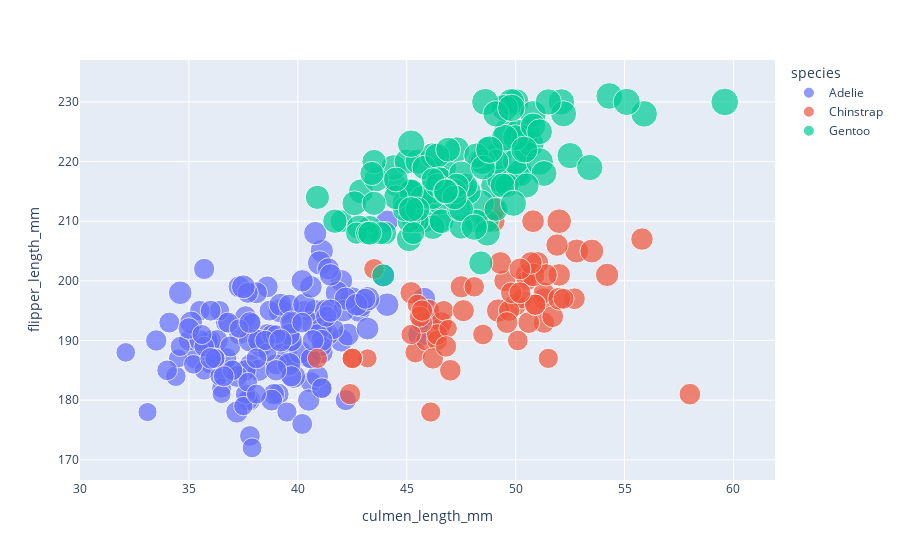

Notebook code cell kept with this figure:
### Markdown cell above
**Analaysis**

The figure simultaneously depicts information on four features: Culmen length's relationship with species on the x-axis, Culmen depth's correlation with species on the y-axis, bubble sizes corresponding to relative body mass, and hover-over details providing Flipper Length.

Upon hovering over multiple bubbles within species clusters, it becomes evident that, on average, Adelie Penguin and Chinstrap Penguin exhibit similar flipper lengths, while Gentoo Penguin surpasses the former two. Despite varying bubble sizes indicating different body masses, the overall body mass of each penguin appears relatively consistent, with some individuals deviating from the average.

### Code cell
# Culmen Length vs depth for each species
fig = px.scatter(
    df,
    x='culmen_length_mm',
    y='flipper_length_mm',
    color = 'species',
    size='body_mass_g',
    hover_data=['culmen_depth_mm']
)
fig.show()

### Figure 1 — Plotly figure (JSON) as saved in the notebook; plotly's stock layout.template omitted (floating-point values rounded to 4 significant figures; data arrays with more than 128 entries replaced by an {"elided": "..."} marker saying what was removed)
{"data": [{"customdata": {"elided": "152x1 float values"}, "hovertemplate": "species=Adelie<br>culmen_length_mm=%{x}<br>flipper_length_mm=%{y}<br>body_mass_g=%{marker.size}<br>culmen_depth_mm=%{customdata[0]}<extra></extra>", "legendgroup": "Adelie", "marker": {"color": "#636efa", "size": {"elided": "152 float values"}, "sizemode": "area", "sizeref": 15.75, "symbol": "circle"}, "mode": "markers", "name": "Adelie", "orientation": "v", "showlegend": true, "type": "scatter", "x": {"elided": "152 float values"}, "xaxis": "x", "y": {"elided": "152 float values"}, "yaxis": "y"}, {"customdata": [[17.9], [19.5], [19.2], [18.7], [19.8], [17.8], [18.2], [18.2], [18.9], [19.9], [17.8], [20.3], [17.3], [18.1], [17.1], [19.6], [20], [17.8], [18.6], [18.2], [17.3], [17.5], [16.6], [19.4], [17.9], [19], [18.4], [19], [17.8], [20], [16.6], [20.8], [16.7], [18.8], [18.6], [16.8], [18.3], [20.7], [16.6], [19.9], [19.5], [17.5], [19.1], [17], [17.9], [18.5], [17.9], [19.6], [18.7], [17.3], [16.4], [19], [17.3], [19.7], [17.3], [18.8], [16.6], [19.9], [18.8], [19.4], [19.5], [16.5], [17], [19.8], [18.1], [18.2], [19], [18.7]], "hovertemplate": "species=Chinstrap<br>culmen_length_mm=%{x}<br>flipper_length_mm=%{y}<br>body_mass_g=%{marker.size}<br>culmen_depth_mm=%{customdata[0]}<extra></extra>", "legendgroup": "Chinstrap", "marker": {"color": "#EF553B", "size": [3500, 3900, 3650, 3525, 3725, 3950, 3250, 3750, 4150, 3700, 3800, 3775, 3700, 4050, 3575, 4050, 3300, 3700, 3450, 4400, 3600, 3400, 2900, 3800, 3300, 4150, 3400, 3800, 3700, 4550, 3200, 4300, 3350, 4100, 3600, 3900, 3850, 4800, 2700, 4500, 3950, 3650, 3550, 3500, 3675, 4450, 3400, 4300, 3250, 3675, 3325, 3950, 3600, 4050, 3350, 3450, 3250, 4050, 3800, 3525, 3950, 3650, 3650, 4000, 3400, 3775, 4100, 3775], "sizemode": "area", "sizeref": 15.75, "symbol": "circle"}, "mode": "markers", "name": "Chinstrap", "orientation": "v", "showlegend": true, "type": "scatter", "x": [46.5, 50, 51.3, 45.4, 52.7, 45.2, 46.1, 51.3, 46, 51.3, 46.6, 51.7, 47, 52, 45.9, 50.5, 50.3, 58, 46.4, 49.2, 42.4, 48.5, 43.2, 50.6, 46.7, 52, 50.5, 49.5, 46.4, 52.8, 40.9, 54.2, 42.5, 51, 49.7, 47.5, 47.6, 52, 46.9, 53.5, 49, 46.2, 50.9, 45.5, 50.9, 50.8, 50.1, 49, 51.5, 49.8, 48.1, 51.4, 45.7, 50.7, 42.5, 52.2, 45.2, 49.3, 50.2, 45.6, 51.9, 46.8, 45.7, 55.8, 43.5, 49.6, 50.8, 50.2], "xaxis": "x", "y": [192, 196, 193, 188, 197, 198, 178, 197, 195, 198, 193, 194, 185, 201, 190, 201, 197, 181, 190, 195, 181, 191, 187, 193, 195, 197, 200, 200, 191, 205, 187, 201, 187, 203, 195, 199, 195, 210, 192, 205, 210, 187, 196, 196, 196, 201, 190, 212, 187, 198, 199, 201, 193, 203, 187, 197, 191, 203, 202, 194, 206, 189, 195, 207, 202, 193, 210, 198], "yaxis": "y"}, {"customdata": [[13.2], [16.3], [14.1], [15.2], [14.5], [13.5], [14.6], [15.3], [13.4], [15.4], [13.7], [16.1], [13.7], [14.6], [14.6], [15.7], [13.5], [15.2], [14.5], [15.1], [14.3], [14.5], [14.5], [15.8], [13.1], [15.1], [14.3], [15], [14.3], [15.3], [15.3], [14.2], [14.5], [17], [14.8], [16.3], [13.7], [17.3], [13.6], [15.7], [13.7], [16], [13.7], [15], [15.9], [13.9], [13.9], [15.9], [13.3], [15.8], [14.2], [14.1], [14.4], [15], [14.4], [15.4], [13.9], [15], [14.5], [15.3], [13.8], [14.9], [13.9], [15.7], [14.2], [16.8], [14.4], [16.2], [14.2], [15], [15], [15.6], [15.6], [14.8], [15], [16], [14.2], [16.3], [13.8], [16.4], [14.5], [15.6], [14.6], [15.9], [13.8], [17.3], [14.4], [14.2], [14], [17], [15], [17.1], [14.5], [16.1], [14.7], [15.7], [15.8], [14.6], [14.4], [16.5], [15], [17], [15.5], [15], [13.8], [16.1], [14.7], [15.8], [14], [15.1], [15.2], [15.9], [15.2], [16.3], [14.1], [16], [15.7], [16.2], [13.7], [17.15], [14.3], [15.7], [14.8], [16.1]], "hovertemplate": "species=Gentoo<br>culmen_length_mm=%{x}<br>flipper_length_mm=%{y}<br>body_mass_g=%{marker.size}<br>culmen_depth_mm=%{customdata[0]}<extra></extra>", "legendgroup": "Gentoo", "marker": {"color": "#00cc96", "size": [4500, 5700, 4450, 5700, 5400, 4550, 4800, 5200, 4400, 5150, 4650, 5550, 4650, 5850, 4200, 5850, 4150, 6300, 4800, 5350, 5700, 5000, 4400, 5050, 5000, 5100, 4100, 5650, 4600, 5550, 5250, 4700, 5050, 6050, 5150, 5400, 4950, 5250, 4350, 5350, 3950, 5700, 4300, 4750, 5550, 4900, 4200, 5400, 5100, 5300, 4850, 5300, 4400, 5000, 4900, 5050, 4300, 5000, 4450, 5550, 4200, 5300, 4400, 5650, 4700, 5700, 4650, 5800, 4700, 5550, 4750, 5000, 5100, 5200, 4700, 5800, 4600, 6000, 4750, 5950, 4625, 5450, 4725, 5350, 4750, 5600, 4600, 5300, 4875, 5550, 4950, 5400, 4750, 5650, 4850, 5200, 4925, 4875, 4625, 5250, 4850, 5600, 4975, 5500, 4725, 5500, 4700, 5500, 4575, 5500, 5000, 5950, 4650, 5500, 4375, 5850, 4875, 6000, 4925, 4202.0, 4850, 5750, 5200, 5400], "sizemode": "area", "sizeref": 15.75, "symbol": "circle"}, "mode": "markers", "name": "Gentoo", "orientation": "v", "showlegend": true, "type": "scatter", "x": [46.1, 50, 48.7, 50, 47.6, 46.5, 45.4, 46.7, 43.3, 46.8, 40.9, 49, 45.5, 48.4, 45.8, 49.3, 42, 49.2, 46.2, 48.7, 50.2, 45.1, 46.5, 46.3, 42.9, 46.1, 44.5, 47.8, 48.2, 50, 47.3, 42.8, 45.1, 59.6, 49.1, 48.4, 42.6, 44.4, 44, 48.7, 42.7, 49.6, 45.3, 49.6, 50.5, 43.6, 45.5, 50.5, 44.9, 45.2, 46.6, 48.5, 45.1, 50.1, 46.5, 45, 43.8, 45.5, 43.2, 50.4, 45.3, 46.2, 45.7, 54.3, 45.8, 49.8, 46.2, 49.5, 43.5, 50.7, 47.7, 46.4, 48.2, 46.5, 46.4, 48.6, 47.5, 51.1, 45.2, 45.2, 49.1, 52.5, 47.4, 50, 44.9, 50.8, 43.4, 51.3, 47.5, 52.1, 47.5, 52.2, 45.5, 49.5, 44.5, 50.8, 49.4, 46.9, 48.4, 51.1, 48.5, 55.9, 47.2, 49.1, 47.3, 46.8, 41.7, 53.4, 43.3, 48.1, 50.5, 49.8, 43.5, 51.5, 46.2, 55.1, 44.5, 48.8, 47.2, 43.92, 46.8, 50.4, 45.2, 49.9], "xaxis": "x", "y": [211, 230, 210, 218, 215, 210, 211, 219, 209, 215, 214, 216, 214, 213, 210, 217, 210, 221, 209, 222, 218, 215, 213, 215, 215, 215, 216, 215, 210, 220, 222, 209, 207, 230, 220, 220, 213, 219, 208, 208, 208, 225, 210, 216, 222, 217, 210, 225, 213, 215, 210, 220, 210, 225, 217, 220, 208, 220, 208, 224, 208, 221, 214, 231, 219, 230, 214, 229, 220, 223, 216, 221, 221, 217, 216, 230, 209, 220, 215, 223, 212, 221, 212, 224, 212, 228, 218, 218, 212, 230, 218, 228, 212, 224, 214, 226, 216, 222, 203, 225, 219, 228, 215, 228, 216, 215, 210, 219, 208, 209, 216, 229, 213, 230, 217, 230, 217, 222, 214, 200.9, 215, 222, 212, 213], "yaxis": "y"}], "layout": {"legend": {"itemsizing": "constant", "title": {"text": "species"}, "tracegroupgap": 0}, "margin": {"t": 60}, "xaxis": {"anchor": "y", "domain": [0, 1], "title": {"text": "culmen_length_mm"}}, "yaxis": {"anchor": "x", "domain": [0, 1], "title": {"text": "flipper_length_mm"}}}}
